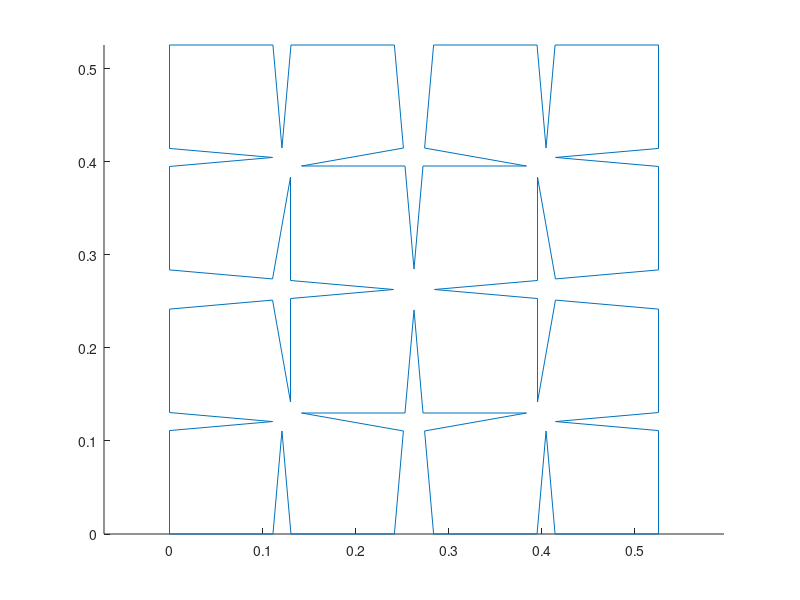

Recreate this plot in MATLAB.
%modified code for base motif fractal
prompt = {'Enter choice:','Iterations'};
dlg_title = 'Number form 1-10';
num_lines = 1;
def = {'1','2'};
answer = inputdlg(prompt,dlg_title,num_lines,def);
choice=str2num(answer{1});
iters=str2num(answer{2});
switch(choice)
    case 1  %cesaro fractal
        angle=[0 pi/2 pi/2 pi/2];     %base
        motif=[85 -170 85]*pi/180;  %motif
    case 2  %cesaro fractal2
        angle  =[0 pi/2 pi/2 pi/2];   %base
        motif=[-85 170 -85]*pi/180; %motif
    case 3  %cesaro fractal3
        angle  =[0 pi/2 pi/2 pi/2];   %base
        motif=[60 -120 60]*pi/180;  %motif
    case 4  %inverse koch
        angle = [0, -2/3*pi, -2/3*pi];%base
        motif=  [-pi/3 2*pi/3 -pi/3]; %motif
    case 5  %koch   snowflake
        angle = [0, -2/3*pi, -2/3*pi];%base
        motif=  [pi/3 -2*pi/3 pi/3]; %motif
    case 6  %hex cesaro
        angle  =[30 60 60 60 60 60]*pi/180;   %base
        motif  =[85 -170 85]*pi/180;         %motif
    case 7
        angle=  [0 pi/2 pi/2 pi/2];   %base
        motif  =[-90 90 90 0 -90 -90 90]*pi/180;         %motif
        iters=2;
    case 8    %Koch curve
        angle  =[0 90 90 90]*pi/180;   %base
        motif  =[-90 90 90 -90]*pi/180;         %motif
    case 9    %box fractal
        angle  =[0 90 90 90]*pi/180;   %base
        motif  =[90 -90 -90 90]*pi/180;         %motif
    case 10    %unkonown
        angle  =[0 90 90 90]*pi/180;   %base
        motif  =[-45 -135 225 -45]*pi/180;         %motif
    case 11    %
        angle  =[0 90 90 90]*pi/180;   %base
        motif  =[45 135 -225 45]*pi/180;         %motif
    case 12    %
        angle  =[0 90 90 90]*pi/180;   %base
        motif  =[45 135 -225 45]*pi/180;         %motif
        
end


l = 1;
motif_len=length(motif);
motif_len_2=motif_len+1;
for i=1:iters
    l = l/3;
    angle1 = zeros([4*length(angle),1]);
    for j=1:length(angle)
        % insert the Koch generator here
        angle1(motif_len_2*j-motif_len:motif_len_2*j) = [angle(j) motif];
        %angle1(4*j-3:4*j) = [angle(j) motif];
    end
    angle = angle1;
end

x = zeros([length(angle)+1, 1]);
y = zeros([length(angle)+1, 1]);

x(1) = 0; y(1) = 0;
phi=0;
for i=1:length(angle);
    phi = phi+angle(i);
    x(i+1) = x(i) + l * cos(phi);
    y(i+1) = y(i) + l * sin(phi);
end


% plot(x ,y);
% axis off square;

line(x,y);

axis equal on
%
